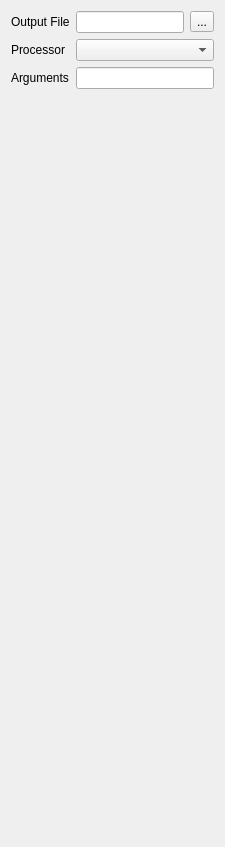
  <widget class="QWidget" name="tabOutput">
   <attribute name="title">
    <string>Output</string>
   </attribute>
   <layout class="QGridLayout" name="gridLayout">
    <item row="0" column="0">
     <widget class="QLabel" name="label_9">
      <property name="text">
       <string>Output File</string>
      </property>
     </widget>
    </item>
    <item row="0" column="1">
     <widget class="QLineEdit" name="postProcessorOutputFile">
      <property name="toolTip">
       <string>&lt;html&gt;&lt;head/&gt;&lt;body&gt;&lt;p&gt;Enter a path and optionally file name (see below) to be used as the default for the post processor export.&lt;/p&gt;&lt;p&gt;The following substitutions are performed before the name is resolved at the time of the post processing:&lt;/p&gt;&lt;p&gt;%D ... directory of the active document&lt;br/&gt;%d ... name of the active document (with extension)&lt;br/&gt;%M ... user macro directory&lt;br/&gt;%j ... name of the active Job object&lt;/p&gt;&lt;p&gt;The following example store all files with the same name as the document the directory /home/freecad (please remove quotes):&lt;/p&gt;&lt;p&gt;&amp;quot;/home/cnc/%d.g-code&amp;quot;&lt;/p&gt;&lt;p&gt;See the file save policy below on how to deal with name conflicts.&lt;/p&gt;&lt;/body&gt;&lt;/html&gt;</string>
      </property>
     </widget>
    </item>
    <item row="0" column="2">
     <widget class="QToolButton" name="postProcessorSetOutputFile">
      <property name="text">
       <string>...</string>
      </property>
     </widget>
    </item>
    <item row="1" column="0">
     <widget class="QLabel" name="label_10">
      <property name="text">
       <string>Processor</string>
      </property>
     </widget>
    </item>
    <item row="1" column="1" colspan="2">
     <widget class="QComboBox" name="postProcessor"/>
    </item>
    <item row="2" column="0">
     <widget class="QLabel" name="label_11">
      <property name="text">
       <string>Arguments</string>
      </property>
     </widget>
    </item>
    <item row="2" column="1" colspan="2">
     <widget class="QLineEdit" name="postProcessorArguments">
      <property name="toolTip">
       <string>&lt;html&gt;&lt;head/&gt;&lt;body&gt;&lt;p&gt;Optional arguments passed to the Post Processor. The arguments are specific for each Post Processor, please see it's documentation for details.&lt;/p&gt;&lt;/body&gt;&lt;/html&gt;</string>
      </property>
     </widget>
    </item>
    <item row="3" column="0">
     <spacer name="verticalSpacer">
      <property name="orientation">
       <enum>Qt::Vertical</enum>
      </property>
      <property name="sizeHint" stdset="0">
       <size>
        <width>20</width>
        <height>747</height>
       </size>
      </property>
     </spacer>
    </item>
   </layout>
  </widget>
